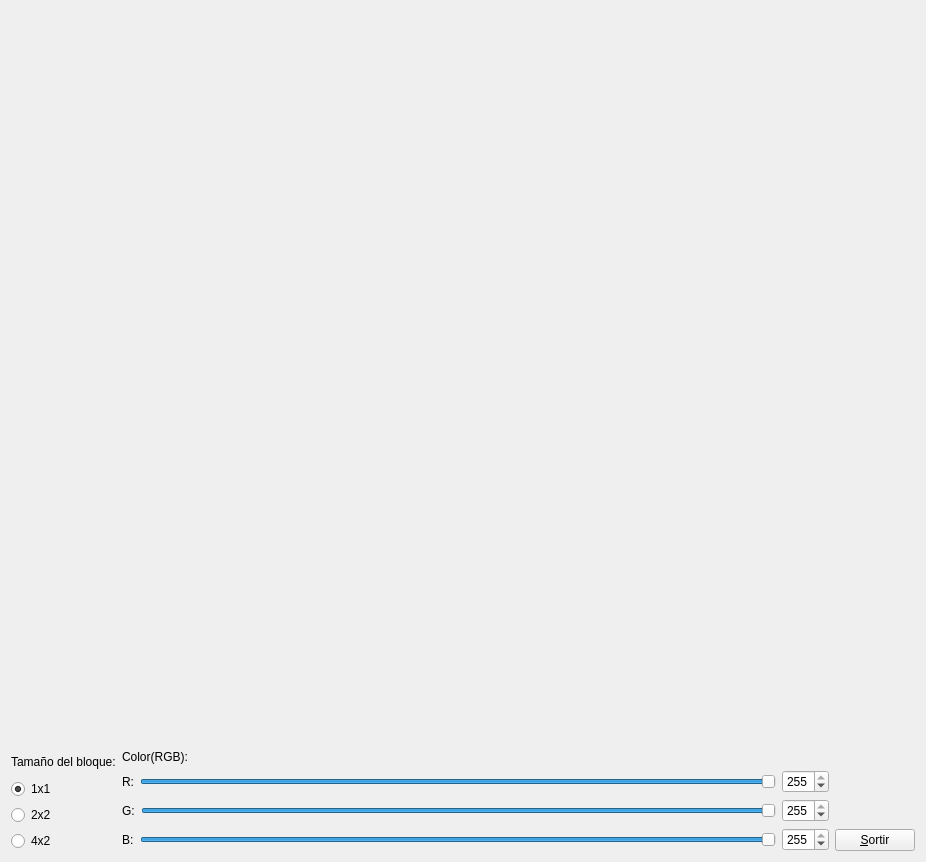
<?xml version="1.0" encoding="UTF-8"?>
<ui version="4.0">
 <class>MyForm</class>
 <widget class="QWidget" name="MyForm">
  <property name="geometry">
   <rect>
    <x>0</x>
    <y>0</y>
    <width>926</width>
    <height>862</height>
   </rect>
  </property>
  <property name="windowTitle">
   <string>IDI-Lab</string>
  </property>
  <layout class="QGridLayout" name="gridLayout">
   <item row="0" column="0">
    <layout class="QHBoxLayout" name="horizontalLayout_8">
     <item>
      <layout class="QVBoxLayout" name="verticalLayout_4">
       <item>
        <widget class="MyGLWidget" name="widget" native="true">
         <property name="sizePolicy">
          <sizepolicy hsizetype="Expanding" vsizetype="Expanding">
           <horstretch>0</horstretch>
           <verstretch>0</verstretch>
          </sizepolicy>
         </property>
         <property name="minimumSize">
          <size>
           <width>50</width>
           <height>50</height>
          </size>
         </property>
        </widget>
       </item>
       <item>
        <layout class="QHBoxLayout" name="horizontalLayout_7">
         <item>
          <layout class="QVBoxLayout" name="verticalLayout_2">
           <item>
            <widget class="QLabel" name="label">
             <property name="text">
              <string>Tamaño del bloque:</string>
             </property>
            </widget>
           </item>
           <item>
            <widget class="QRadioButton" name="radioButton">
             <property name="text">
              <string>1x1</string>
             </property>
             <property name="checked">
              <bool>true</bool>
             </property>
             <attribute name="buttonGroup">
              <string notr="true">buttonGroup</string>
             </attribute>
            </widget>
           </item>
           <item>
            <widget class="QRadioButton" name="radioButton_2">
             <property name="text">
              <string>2x2</string>
             </property>
             <attribute name="buttonGroup">
              <string notr="true">buttonGroup</string>
             </attribute>
            </widget>
           </item>
           <item>
            <widget class="QRadioButton" name="radioButton_3">
             <property name="text">
              <string>4x2</string>
             </property>
             <attribute name="buttonGroup">
              <string notr="true">buttonGroup</string>
             </attribute>
            </widget>
           </item>
          </layout>
         </item>
         <item>
          <layout class="QVBoxLayout" name="verticalLayout_3">
           <item>
            <widget class="QLabel" name="label_2">
             <property name="text">
              <string>Color(RGB):</string>
             </property>
            </widget>
           </item>
           <item>
            <layout class="QHBoxLayout" name="horizontalLayout_6">
             <item>
              <widget class="QLabel" name="label_3">
               <property name="text">
                <string>R:</string>
               </property>
              </widget>
             </item>
             <item>
              <layout class="QHBoxLayout" name="horizontalLayout_2">
               <item>
                <widget class="QSlider" name="horizontalSlider_2">
                 <property name="maximum">
                  <number>255</number>
                 </property>
                 <property name="value">
                  <number>255</number>
                 </property>
                 <property name="orientation">
                  <enum>Qt::Horizontal</enum>
                 </property>
                </widget>
               </item>
               <item>
                <widget class="QSpinBox" name="spinBox_2">
                 <property name="maximum">
                  <number>255</number>
                 </property>
                 <property name="value">
                  <number>255</number>
                 </property>
                </widget>
               </item>
              </layout>
             </item>
            </layout>
           </item>
           <item>
            <layout class="QHBoxLayout" name="horizontalLayout_5">
             <item>
              <widget class="QLabel" name="label_5">
               <property name="text">
                <string>G:</string>
               </property>
              </widget>
             </item>
             <item>
              <layout class="QHBoxLayout" name="horizontalLayout_3">
               <item>
                <widget class="QSlider" name="horizontalSlider_3">
                 <property name="maximum">
                  <number>255</number>
                 </property>
                 <property name="value">
                  <number>255</number>
                 </property>
                 <property name="orientation">
                  <enum>Qt::Horizontal</enum>
                 </property>
                </widget>
               </item>
               <item>
                <widget class="QSpinBox" name="spinBox_3">
                 <property name="maximum">
                  <number>255</number>
                 </property>
                 <property name="value">
                  <number>255</number>
                 </property>
                </widget>
               </item>
              </layout>
             </item>
            </layout>
           </item>
           <item>
            <layout class="QHBoxLayout" name="horizontalLayout_4">
             <item>
              <widget class="QLabel" name="label_4">
               <property name="text">
                <string>B:</string>
               </property>
              </widget>
             </item>
             <item>
              <layout class="QHBoxLayout" name="horizontalLayout">
               <item>
                <widget class="QSlider" name="horizontalSlider">
                 <property name="maximum">
                  <number>255</number>
                 </property>
                 <property name="value">
                  <number>255</number>
                 </property>
                 <property name="orientation">
                  <enum>Qt::Horizontal</enum>
                 </property>
                </widget>
               </item>
               <item>
                <widget class="QSpinBox" name="spinBox">
                 <property name="maximum">
                  <number>255</number>
                 </property>
                 <property name="value">
                  <number>255</number>
                 </property>
                </widget>
               </item>
              </layout>
             </item>
            </layout>
           </item>
          </layout>
         </item>
        </layout>
       </item>
      </layout>
     </item>
     <item>
      <layout class="QVBoxLayout" name="verticalLayout">
       <item>
        <spacer name="verticalSpacer">
         <property name="orientation">
          <enum>Qt::Vertical</enum>
         </property>
         <property name="sizeHint" stdset="0">
          <size>
           <width>20</width>
           <height>40</height>
          </size>
         </property>
        </spacer>
       </item>
       <item>
        <widget class="QPushButton" name="pushButton">
         <property name="sizePolicy">
          <sizepolicy hsizetype="Fixed" vsizetype="Fixed">
           <horstretch>0</horstretch>
           <verstretch>0</verstretch>
          </sizepolicy>
         </property>
         <property name="text">
          <string>&amp;Sortir</string>
         </property>
        </widget>
       </item>
      </layout>
     </item>
    </layout>
   </item>
  </layout>
 </widget>
 <customwidgets>
  <customwidget>
   <class>MyGLWidget</class>
   <extends>QWidget</extends>
   <header>MyGLWidget.h</header>
   <container>1</container>
   <slots>
    <signal>gameOver(QString)</signal>
    <signal>vidaPerduda(QString)</signal>
    <signal>setSmallRButton()</signal>
    <signal>setMiddleRButton()</signal>
    <signal>setBigRButton()</signal>
    <signal>setInt(int)</signal>
    <slot>reset()</slot>
    <slot>setSmallBrick(bool)</slot>
    <slot>setMiddleBrick(bool)</slot>
    <slot>setBigBrick(bool)</slot>
    <slot>setRed(int)</slot>
    <slot>setGreen(int)</slot>
    <slot>setBlue(int)</slot>
   </slots>
  </customwidget>
 </customwidgets>
 <resources/>
 <connections>
  <connection>
   <sender>pushButton</sender>
   <signal>clicked()</signal>
   <receiver>MyForm</receiver>
   <slot>close()</slot>
   <hints>
    <hint type="sourcelabel">
     <x>914</x>
     <y>850</y>
    </hint>
    <hint type="destinationlabel">
     <x>839</x>
     <y>529</y>
    </hint>
   </hints>
  </connection>
  <connection>
   <sender>spinBox_2</sender>
   <signal>valueChanged(int)</signal>
   <receiver>horizontalSlider_2</receiver>
   <slot>setValue(int)</slot>
   <hints>
    <hint type="sourcelabel">
     <x>787</x>
     <y>762</y>
    </hint>
    <hint type="destinationlabel">
     <x>741</x>
     <y>760</y>
    </hint>
   </hints>
  </connection>
  <connection>
   <sender>spinBox_3</sender>
   <signal>valueChanged(int)</signal>
   <receiver>horizontalSlider_3</receiver>
   <slot>setValue(int)</slot>
   <hints>
    <hint type="sourcelabel">
     <x>799</x>
     <y>800</y>
    </hint>
    <hint type="destinationlabel">
     <x>754</x>
     <y>793</y>
    </hint>
   </hints>
  </connection>
  <connection>
   <sender>spinBox</sender>
   <signal>valueChanged(int)</signal>
   <receiver>horizontalSlider</receiver>
   <slot>setValue(int)</slot>
   <hints>
    <hint type="sourcelabel">
     <x>803</x>
     <y>828</y>
    </hint>
    <hint type="destinationlabel">
     <x>754</x>
     <y>837</y>
    </hint>
   </hints>
  </connection>
  <connection>
   <sender>horizontalSlider_2</sender>
   <signal>valueChanged(int)</signal>
   <receiver>spinBox_2</receiver>
   <slot>setValue(int)</slot>
   <hints>
    <hint type="sourcelabel">
     <x>654</x>
     <y>758</y>
    </hint>
    <hint type="destinationlabel">
     <x>791</x>
     <y>753</y>
    </hint>
   </hints>
  </connection>
  <connection>
   <sender>horizontalSlider_3</sender>
   <signal>valueChanged(int)</signal>
   <receiver>spinBox_3</receiver>
   <slot>setValue(int)</slot>
   <hints>
    <hint type="sourcelabel">
     <x>670</x>
     <y>800</y>
    </hint>
    <hint type="destinationlabel">
     <x>804</x>
     <y>801</y>
    </hint>
   </hints>
  </connection>
  <connection>
   <sender>horizontalSlider</sender>
   <signal>valueChanged(int)</signal>
   <receiver>spinBox</receiver>
   <slot>setValue(int)</slot>
   <hints>
    <hint type="sourcelabel">
     <x>673</x>
     <y>832</y>
    </hint>
    <hint type="destinationlabel">
     <x>793</x>
     <y>823</y>
    </hint>
   </hints>
  </connection>
  <connection>
   <sender>radioButton</sender>
   <signal>toggled(bool)</signal>
   <receiver>widget</receiver>
   <slot>setSmallBrick(bool)</slot>
   <hints>
    <hint type="sourcelabel">
     <x>85</x>
     <y>782</y>
    </hint>
    <hint type="destinationlabel">
     <x>41</x>
     <y>673</y>
    </hint>
   </hints>
  </connection>
  <connection>
   <sender>radioButton_2</sender>
   <signal>toggled(bool)</signal>
   <receiver>widget</receiver>
   <slot>setMiddleBrick(bool)</slot>
   <hints>
    <hint type="sourcelabel">
     <x>63</x>
     <y>814</y>
    </hint>
    <hint type="destinationlabel">
     <x>86</x>
     <y>688</y>
    </hint>
   </hints>
  </connection>
  <connection>
   <sender>radioButton_3</sender>
   <signal>toggled(bool)</signal>
   <receiver>widget</receiver>
   <slot>setBigBrick(bool)</slot>
   <hints>
    <hint type="sourcelabel">
     <x>120</x>
     <y>831</y>
    </hint>
    <hint type="destinationlabel">
     <x>138</x>
     <y>701</y>
    </hint>
   </hints>
  </connection>
  <connection>
   <sender>widget</sender>
   <signal>setSmallRButton()</signal>
   <receiver>radioButton</receiver>
   <slot>click()</slot>
   <hints>
    <hint type="sourcelabel">
     <x>21</x>
     <y>686</y>
    </hint>
    <hint type="destinationlabel">
     <x>30</x>
     <y>786</y>
    </hint>
   </hints>
  </connection>
  <connection>
   <sender>widget</sender>
   <signal>setMiddleRButton()</signal>
   <receiver>radioButton_2</receiver>
   <slot>click()</slot>
   <hints>
    <hint type="sourcelabel">
     <x>62</x>
     <y>689</y>
    </hint>
    <hint type="destinationlabel">
     <x>62</x>
     <y>811</y>
    </hint>
   </hints>
  </connection>
  <connection>
   <sender>widget</sender>
   <signal>setBigRButton()</signal>
   <receiver>radioButton_3</receiver>
   <slot>click()</slot>
   <hints>
    <hint type="sourcelabel">
     <x>107</x>
     <y>684</y>
    </hint>
    <hint type="destinationlabel">
     <x>107</x>
     <y>836</y>
    </hint>
   </hints>
  </connection>
  <connection>
   <sender>horizontalSlider_2</sender>
   <signal>valueChanged(int)</signal>
   <receiver>widget</receiver>
   <slot>setRed(int)</slot>
   <hints>
    <hint type="sourcelabel">
     <x>338</x>
     <y>764</y>
    </hint>
    <hint type="destinationlabel">
     <x>339</x>
     <y>691</y>
    </hint>
   </hints>
  </connection>
  <connection>
   <sender>horizontalSlider_3</sender>
   <signal>valueChanged(int)</signal>
   <receiver>widget</receiver>
   <slot>setGreen(int)</slot>
   <hints>
    <hint type="sourcelabel">
     <x>400</x>
     <y>799</y>
    </hint>
    <hint type="destinationlabel">
     <x>411</x>
     <y>671</y>
    </hint>
   </hints>
  </connection>
  <connection>
   <sender>horizontalSlider</sender>
   <signal>valueChanged(int)</signal>
   <receiver>widget</receiver>
   <slot>setBlue(int)</slot>
   <hints>
    <hint type="sourcelabel">
     <x>532</x>
     <y>831</y>
    </hint>
    <hint type="destinationlabel">
     <x>521</x>
     <y>640</y>
    </hint>
   </hints>
  </connection>
  <connection>
   <sender>widget</sender>
   <signal>setInt(int)</signal>
   <receiver>horizontalSlider_2</receiver>
   <slot>setValue(int)</slot>
   <hints>
    <hint type="sourcelabel">
     <x>269</x>
     <y>678</y>
    </hint>
    <hint type="destinationlabel">
     <x>288</x>
     <y>762</y>
    </hint>
   </hints>
  </connection>
  <connection>
   <sender>widget</sender>
   <signal>setInt(int)</signal>
   <receiver>horizontalSlider_3</receiver>
   <slot>setValue(int)</slot>
   <hints>
    <hint type="sourcelabel">
     <x>308</x>
     <y>703</y>
    </hint>
    <hint type="destinationlabel">
     <x>320</x>
     <y>799</y>
    </hint>
   </hints>
  </connection>
  <connection>
   <sender>widget</sender>
   <signal>setInt(int)</signal>
   <receiver>horizontalSlider</receiver>
   <slot>setValue(int)</slot>
   <hints>
    <hint type="sourcelabel">
     <x>439</x>
     <y>682</y>
    </hint>
    <hint type="destinationlabel">
     <x>445</x>
     <y>832</y>
    </hint>
   </hints>
  </connection>
 </connections>
 <buttongroups>
  <buttongroup name="buttonGroup"/>
 </buttongroups>
</ui>
